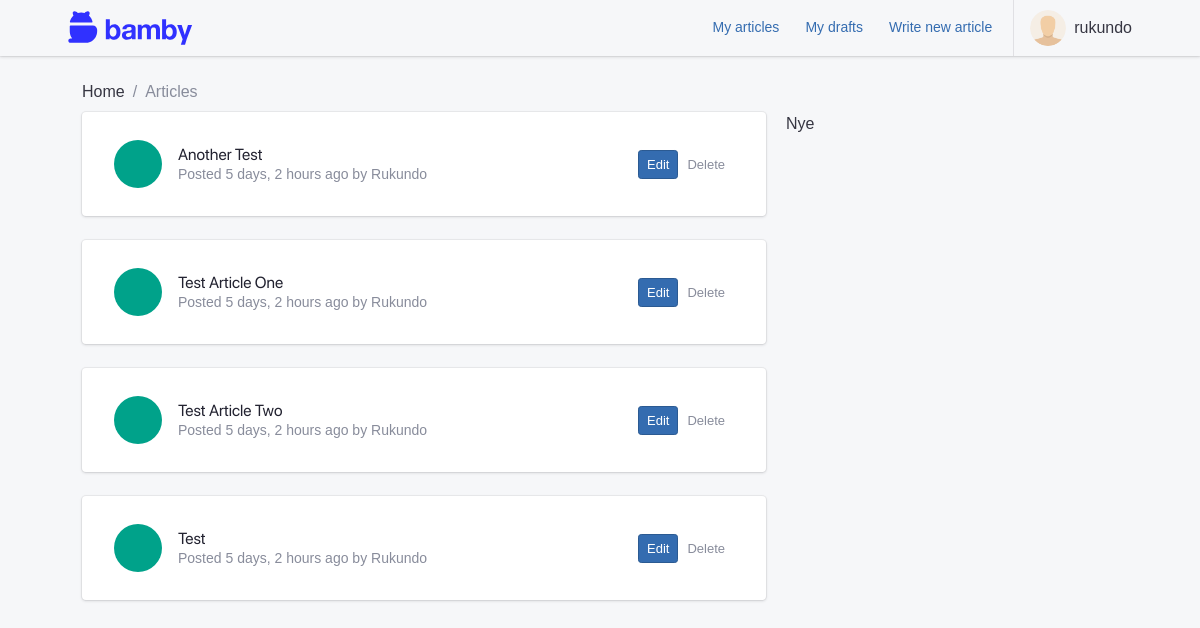
/articles/ (signed in), run on an earlier commit of the app's database.
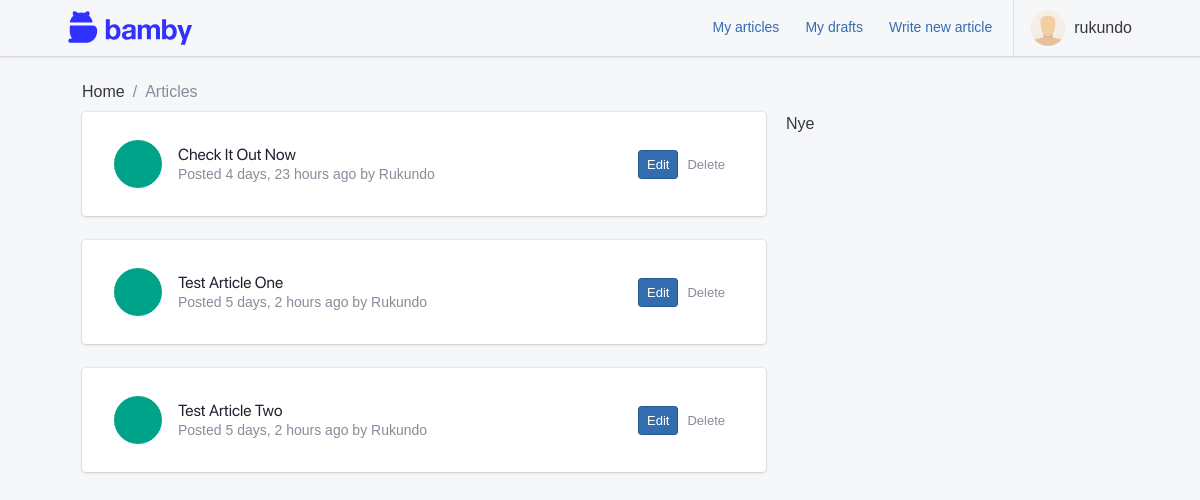
And on a later commit of the database.
### apps/blog/models.py (models this page shows, shortened)
class Article(models.Model):
    DRAFT = "D"
    PUBLISHED = "P"
    STATUS = ((DRAFT, _("Draft")), (PUBLISHED, _("Published")))
    uuid = models.UUIDField(unique=True, default=uuid.uuid4, editable=False)
    user = models.ForeignKey(
        settings.AUTH_USER_MODEL,
        null=True,
        related_name="articles",
        on_delete=models.SET_NULL,
    )
    date_created = models.DateTimeField(auto_now_add=True)
    date_published = models.DateTimeField(auto_now=True)
    title = models.CharField(max_length=255, null=True, unique=True)
    status = models.CharField(max_length=1, choices=STATUS, default=DRAFT)
    content = models.CharField(_("Content"), max_length=10000, blank=True)
    edited = models.BooleanField(default=False)
    objects = ArticleQuerySet.as_manager()
    class Meta:
        verbose_name = _("Article")
        verbose_name_plural = _("Articles")
        ordering = ("-date_published",)

### apps/authentication/models.py (models this page shows, shortened)
class Profile(models.Model):
    user = models.OneToOneField(User, on_delete=models.CASCADE, verbose_name=_("user"))
    node_pubkey = models.CharField(max_length=80, unique=True, blank=True, null=True)
    class Meta:
        verbose_name = _("profile")
        verbose_name_plural = _("profiles")
        db_table = "auth_profile"
    def get_screen_name(self):
        try:
            if self.user.get_full_name():
                return self.user.get_full_name()
            else:
                return self.user.username
        except Exception:
            return self.user.username

### apps/blog/views.py (the view)
# urls.py: path("", view=list_articles, name="list"),
@login_required()
def list_articles(request):
    articles = request.user.articles.filter(status="P")
    context = {
        "articles": articles
    }
    return render(request, "blog/article_list.html", context)

### paywalled/templates/blog/article_list.html (shortened to what this page needs)
{% extends 'base.html' %}
{% load static i18n %}
{% load humanize %}
{% block content %}
<div class="container">
    <nav aria-label="breadcrumb">
        <ol class="breadcrumb">
            <li class="breadcrumb-item"><a href="/">{% trans 'Home' %}</a></li>
            <li class="breadcrumb-item active"><a href="{% url 'articles:list' %}">{% trans 'Articles' %}</a></li>
        </ol>
    </nav>
    <div class="row">
        <div class="col-md-8">
            <div class="list-group list-group-flush list-group-divider">
                {% for article in articles %}
                <div class="card mb-4" id="articles">
                    <div class="card-body">
                        <div class="list-group-item">
                            <div class="list-group-item-figure">
                                <a href="{% url 'articles:article' article.uuid %}"
                                    class="tile tile-lg tile-circle bg-success">
                                </a>
                            </div>
                            <div class="list-group-item-body">
                                <h4 class="list-group-item-title">
                                    <a href="{% url 'articles:article' article.uuid %}">{{ article.title|title }}</a>
                                </h4>
                                <p class="list-group-item-text">{% trans 'Posted' %}
                                    {{ article.date_published|naturaltime }}
                                    by
                                    {{ article.user.profile.get_screen_name|title }} </p>
                            </div>
                            {% if request.user == article.user %}
                            <div class="list-group-item-figure">
                                <a href="{% url 'articles:edit_article' article.pk %}"
                                    class="btn btn-sm btn-primary">Edit</a>
                                <a class="btn btn-sm btn-light"
                                    href="{% url 'articles:delete_article' article.pk %}">Delete</a>
                            </div>
                            {% endif %}
                        </div>
                    </div>
                </div>
                {% empty %}
                <h4 class="no-data">{% trans 'There is no published article yet' %}. <a
                        href="{% url 'articles:write_new' %}">{% trans 'Be the first one to publish one' %}!</a></h4>
                {% endfor %}
            </div>
        </div>
        <div class="col-md-4">
            Nye
        </div>
    </div>
</div>
{% endblock content %}

What changed in the data, as far as the page shows it:
removed Article: title "Another Test", date_published "5 days, 2 hours ago", user.profile.get_screen_name "Rukundo", shows "Edit"
removed Article: title "Test", date_published "5 days, 2 hours ago", user.profile.get_screen_name "Rukundo", shows "Edit"
added Article: title "Check It Out Now", date_published "4 days, 23 hours ago", user.profile.get_screen_name "Rukundo", shows "Edit"
